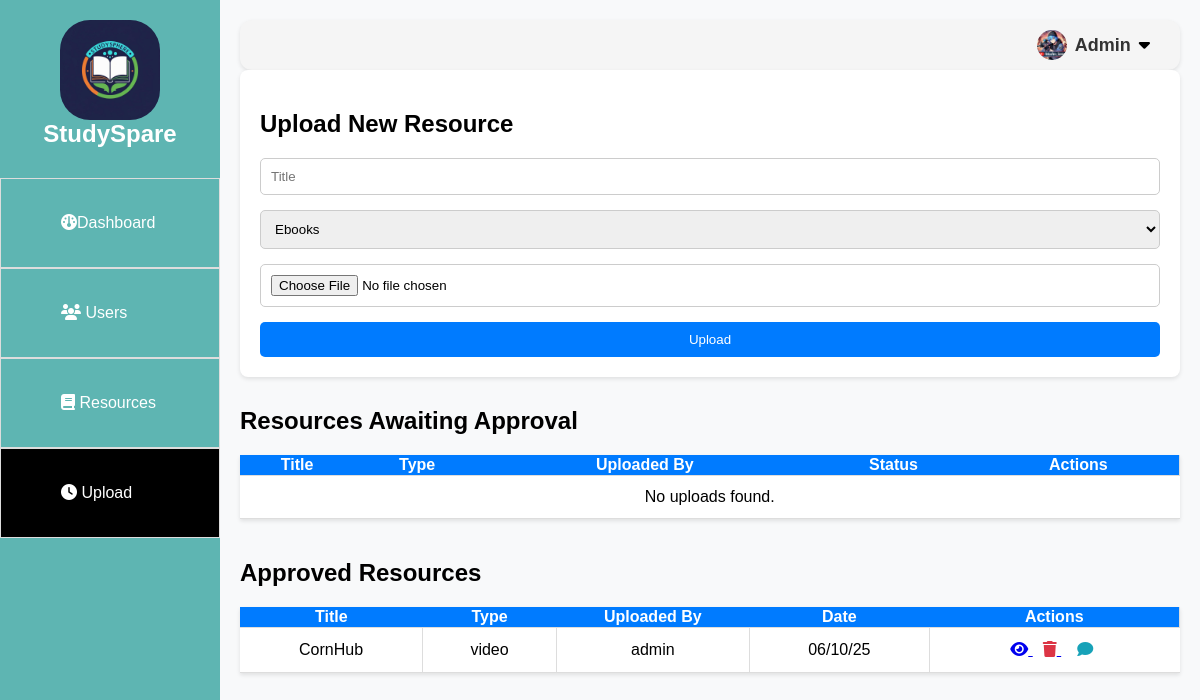
The app's page /upresources.php (signed in), older data.
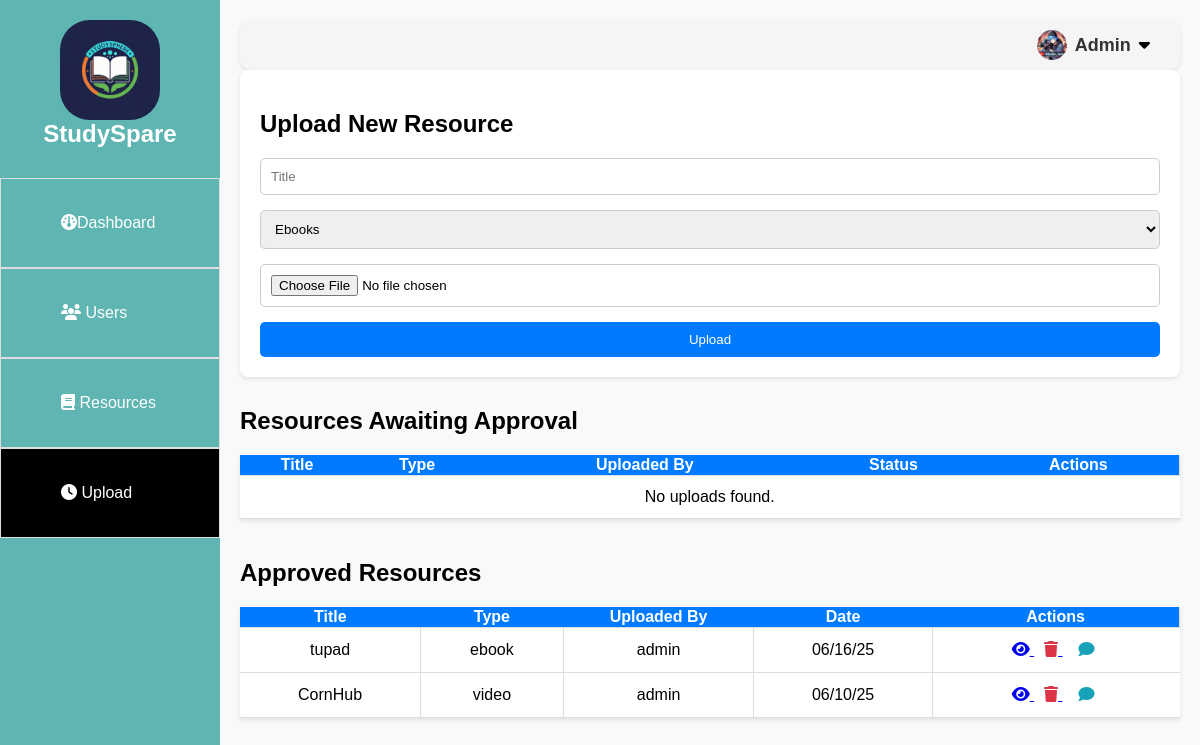
The same page, newer data.
### tables this page shows
CREATE TABLE `uploads` (
  `id` int(11) NOT NULL,
  `title` varchar(150) NOT NULL,
  `type` enum('ebook','pdf','video') NOT NULL,
  `file_path` varchar(255) NOT NULL,
  `uploader_id` int(11) DEFAULT NULL,
  `status` enum('pending','approved','rejected') DEFAULT 'pending',
  `submitted_at` timestamp NOT NULL DEFAULT current_timestamp(),
  `admin_id` int(11) DEFAULT NULL,
  `user_id` int(11) DEFAULT NULL
);

### upresources.php (the view, shortened to what this page needs)
<!DOCTYPE html>
<html lang="en">
<head>
  <link rel="stylesheet" href="style/index.css">
  <link rel="stylesheet" href="https://cdnjs.cloudflare.com/ajax/libs/font-awesome/6.5.0/css/all.min.css" />
</head>
<body>
  <?php include 'include/sidebar.php'; ?>
  <div class="main">
    <?php include 'include/header.php'; ?>
    <div class="upload-container">
      <h2>Upload New Resource</h2>
      <form action="upload_process.php" method="POST" enctype="multipart/form-data">
        <input type="text" name="title" placeholder="Title" required>
        <select name="type" required>
          <option value="ebook">Ebooks</option>
        </select>
        <input type="file" name="file" required>
        <button type="submit">Upload</button>
      </form>
    </div>
    <div class="content">
      <h2>Resources Awaiting Approval</h2>
    </div>
    <div class="table">
      <table>
        <thead>
          <tr>
            <th>Title</th>
            <th>Type</th>
            <th>Uploaded By</th>
            <th>Status</th>
            <th>Actions</th>
          </tr>
        </thead>
        <tbody>
<?php
include 'php/db.php';
$uploads = $conn->query("
  SELECT u.*,
         COALESCE(a.username, usr.name) AS uploader
  FROM uploads u
  LEFT JOIN admin a ON u.admin_id = a.id
  LEFT JOIN users usr ON u.user_id = usr.id
  WHERE u.status = 'pending'
  ORDER BY u.submitted_at DESC
");
if ($uploads && $uploads->num_rows > 0):
  while ($upload = $uploads->fetch_assoc()):
?>
  <tr>
    <td><?= htmlspecialchars($upload['title']) ?></td>
    <td><?= htmlspecialchars($upload['type']) ?></td>
    <td><?= htmlspecialchars($upload['uploader'] ?? 'Unknown') ?></td>
    <td><?= ucfirst($upload['status']) ?></td>
    <td>
  <a href="approve_upload.php?id=<?= $upload['id'] ?>" class="icon-button" title="Approve" onclick="return confirm('Approve this resource?')">
    <i class="fas fa-check-circle" style="color: green;"></i>
  </a>
  <a href="deny_upload.php?id=<?= $upload['id'] ?>" class="icon-button" title="Deny" onclick="return confirm('Deny this resource?')">
    <i class="fas fa-times-circle" style="color: red;"></i>
  </a>
  <a href="chat_upload.php?id=<?= $upload['id'] ?>" class="icon-button" title="Comment">
    <i class="fas fa-comment-alt" style="color: #555;"></i>
  </a>
</td>
  </tr>
<?php endwhile; else: ?>
  <tr><td colspan="5">No uploads found.</td></tr>
<?php endif; ?>
        </tbody>
      </table>
    </div>
    <div class="content" style="margin-top: 40px;">
      <h2>Approved Resources</h2>
    </div>
    <div class="table">
      <table>
        <thead>
          <tr>
            <th>Title</th>
            <th>Type</th>
            <th>Uploaded By</th>
            <th>Date</th>
            <th>Actions</th>
          </tr>
        </thead>
        <tbody>
<?php
$approvedUploads = $conn->query("
  SELECT u.*, a.username AS uploader
  FROM uploads u
  LEFT JOIN admin a ON u.admin_id = a.id
  WHERE u.status = 'approved'
  ORDER BY u.submitted_at DESC
");
if ($approvedUploads && $approvedUploads->num_rows > 0):
  while ($upload = $approvedUploads->fetch_assoc()):
?>
  <tr>
    <td><?= htmlspecialchars($upload['title']) ?></td>
    <td><?= htmlspecialchars($upload['type']) ?></td>
    <td><?= htmlspecialchars($upload['uploader'] ?? 'Unknown') ?></td>
    <td><?= date('m/d/y', strtotime($upload['submitted_at'])) ?></td>
    <td>
      <a href="<?= htmlspecialchars($upload['file_path']) ?>" target="_blank" class="icon-button" title="View">
        <i class="fas fa-eye view-icon"></i>
      </a>
      <a href="delete_upload.php?id=<?= $upload['id'] ?>" onclick="return confirm('Are you sure you want to delete this upload?');" class="icon-button" title="Delete">
        <i class="fas fa-trash delete-icon"></i>
      </a>
      <button class="icon-button" title="Comment" onclick="alert('Comment feature coming soon!')">
        <i class="fas fa-comment comment-icon"></i>
      </button>
    </td>
  </tr>
<?php endwhile; else: ?>
  <tr><td colspan="5">No approved uploads found.</td></tr>
<?php endif; ?>
        </tbody>
      </table>
    </div>
  </div>
</body>
</html>

Row changes from the older to the newer data that the page shows:
added uploads: title "tupad", type "ebook", admin.username "admin", submitted_at "06/16/25"
